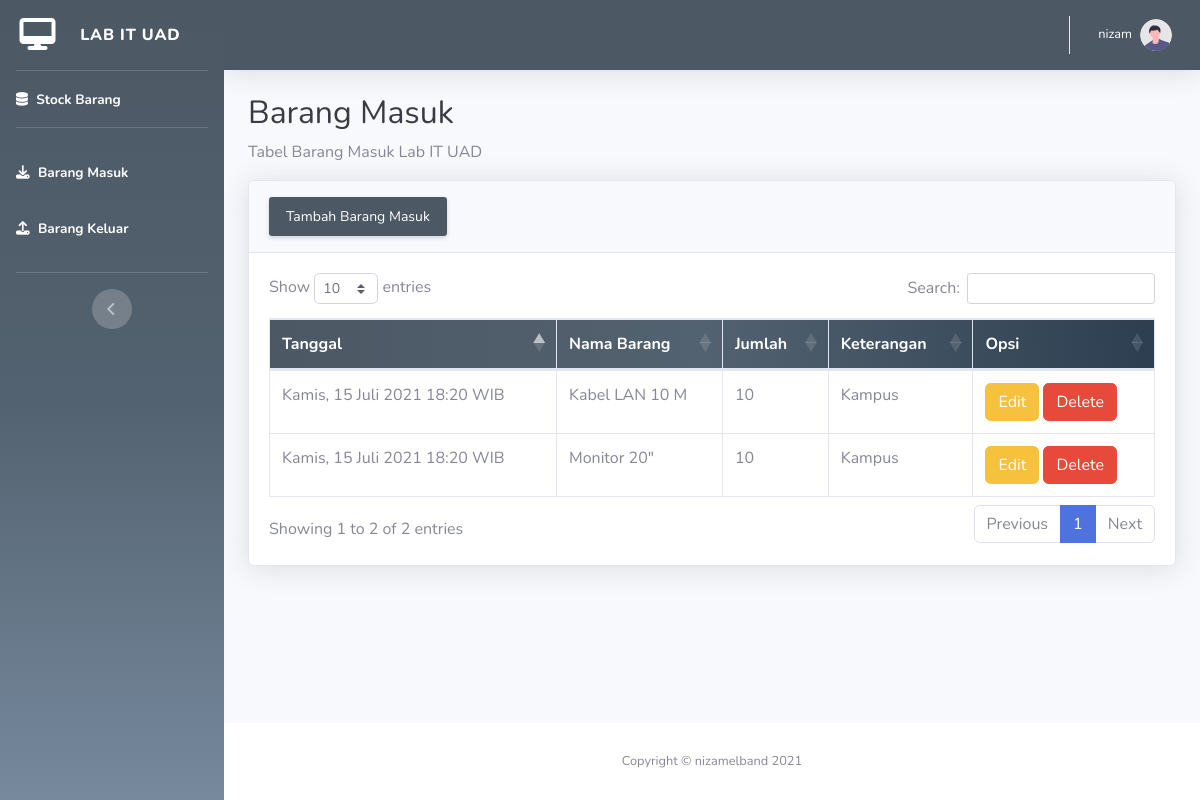
The page /masuk.php (signed in) on the database its author committed.
### tables this page shows
CREATE TABLE `masuk` (
  `idmasuk` int(11) NOT NULL,
  `idbarang` int(11) NOT NULL,
  `tanggal` timestamp NOT NULL DEFAULT current_timestamp(),
  `pemasok` varchar(25) NOT NULL,
  `qty` int(11) NOT NULL
);

CREATE TABLE `stock` (
  `idbarang` int(11) NOT NULL,
  `namabarang` varchar(25) NOT NULL,
  `deskripsi` varchar(50) NOT NULL,
  `stock` int(11) NOT NULL
);

### function.php (called while the page is built, shortened)
<?php
    function tanggal_indo($tanggal, $cetak_hari = false){
        $hari = array ( 1 =>    'Senin','Selasa','Rabu','Kamis','Jumat','Sabtu','Minggu');
        $bulan = array (1 =>   'Januari','Februari','Maret','April','Mei','Juni','Juli','Agustus','September','Oktober','November','Desember');
        $jam= ' ' . date("H:i") . ' WIB';
        $split    = explode('-', $tanggal);
        $tgl_indo = $split[2] . ' ' . $bulan[ (int)$split[1] ] . ' ' . $split[0];
        if ($cetak_hari) {
            $num = date('N', strtotime($tanggal));
            return $hari[$num] . ', ' . $tgl_indo . $jam;
        }
        return $tgl_indo;
    }
 ?>

### masuk.php (the view, shortened to what this page needs)
<?php
require 'function.php';
 ?>
<!DOCTYPE html>
<html lang="en">
<head>
    <link rel="stylesheet" type="text/css" href="style.css">
    <link href="vendor/fontawesome-free/css/all.min.css" rel="stylesheet" type="text/css">
    <link href="vendor/datatables/dataTables.bootstrap4.min.css" rel="stylesheet">
</head>
<body id="page-top">
    <div id="wrapper">
        <ul class="navbar-nav bg-gradient-custom sidebar sidebar-dark accordion" id="accordionSidebar">
            <a class="sidebar-brand d-flex align-items-center justify-content-center" href="index.php">
                <div class="sidebar-brand-icon ">
                    <i class="fas fa-desktop"></i>
                </div>
                <div class="sidebar-brand-text mx-4">Lab IT UAD</div>
            </a>
            <hr class="sidebar-divider my-0">
            <li class="nav-item active">
                <a class="nav-link" href="index.php">
                    <i class="fas fa-database"></i>
                    <span>Stock Barang</span></a>
            </li>
            <hr class="sidebar-divider">
            <li class="nav-item active">
                <a class="nav-link" href="masuk.php">
                    <i class="fas fa-download"></i>
                    <span>Barang Masuk</span></a>
            </li>
            <li class="nav-item active">
                <a class="nav-link mb-3" href="keluar.php">
                    <i class="fas fa-upload"></i>
                    <span>Barang Keluar</span></a>
            </li>
            <hr class="sidebar-divider d-none d-md-block">
            <div class="text-center d-none d-md-inline">
                <button class="rounded-circle border-0" id="sidebarToggle"></button>
            </div>
        </ul>
        <div id="content-wrapper" class="d-flex flex-column">
            <div id="content">
                <nav class="navbar navbar-expand navbar-light bg-custom2 topbar mb-4 static-top shadow">
                    <ul class="navbar-nav ml-auto ">
                        <li class="nav-item dropdown no-arrow">
                           <a class="nav-link dropdown-toggle" href="#" id="userDropdown" role="button"
                                data-toggle="dropdown" aria-haspopup="true" aria-expanded="false">
                            <?php
                                $ambilusername = mysqli_query($conn,"select * from login");
                                        $data=mysqli_fetch_array($ambilusername);
                                        $username=$data['username'];
                                ?>
                                <span class="mr-2 d-none d-lg-inline text-white small"><?=$username?></span>
                                <img class="img-profile rounded-circle"
                                    src="img/undraw_profile.svg">
                            </a>
                        </li>
                    </ul>
                </nav>
                <div class="container-fluid">
                    <h1 class="h2 mb-2 text-gray-900">Barang Masuk</h1>
                    <p class="mb-3">Tabel Barang Masuk Lab IT UAD</p>
                    <div class="card shadow mb-4">
                        <div class="card-header py-3">
                             <button type="button"  class=" d-none py-2 px-3 d-sm-inline-block btn btn-sm bg-custom2 shadow-sm" data-toggle="modal" data-target="#myModal">Tambah Barang Masuk</button>
                        </div>
                        <div class="card-body">
                            <div class="table-responsive">
                                <table class="table table-bordered" id="dataTable" width="100%" cellspacing="0">
                                    <thead>
                                        <tr class="bg-gradient-custom2">
                                            <th>Tanggal</th>
                                            <th>Nama Barang</th>
                                            <th>Jumlah</th>
                                            <th>Keterangan</th>
                                            <th>Opsi</th>
                                        </tr>
                                    </thead>
                                    <tbody><?php
                                        $ambilsemuadatastock = mysqli_query($conn,"select * from masuk m, stock s where s.idbarang = m.idbarang");
                                        while ($data=mysqli_fetch_array($ambilsemuadatastock)) {
                                            $tanggal    = date('Y-m-d', strtotime($data['tanggal']));
                                            $tgl        = tanggal_indo($tanggal, true);
                                            $idb        = $data['idbarang'];
                                            $namabarang = $data['namabarang'];
                                            $qty        = $data['qty'];
                                            $pemasok = $data['pemasok'];
                                        ?>
                                        <tr>
                                            <td><?=$tgl;?></td>
                                            <td><?=$namabarang;?></td>
                                            <td><?=$qty;?></td>
                                            <td><?=$pemasok;?></td>
                                            <td>
                                                <button type="button" class="btn btn-warning" data-toggle="modal" data-target="#edit<?=$idb;?>">Edit</button>
                                                <button type="button" class="btn btn-danger" data-toggle="modal" data-target="#delete<?=$idb;?>">Delete</button>
                                            </td>
                                        </tr>
                                        <?php
                                    };
                                        ?>
                                    </tbody>
                                </table>
                            </div>
                        </div>
                    </div>
                </div>
            </div>
            <footer class="sticky-footer bg-white">
                <div class="container my-auto">
                    <div class="copyright text-center my-auto">
                        <span>Copyright &copy; nizamelband 2021</span>
                    </div>
                </div>
            </footer>
        </div>
    </div>
</body>
</html>

### rows shown on the page
masuk: tanggal "Kamis, 15 Juli 2021 18:20 WIB", idbarang.namabarang "Kabel LAN 10 M", qty "10", pemasok "Kampus"
masuk: tanggal "Kamis, 15 Juli 2021 18:20 WIB", idbarang.namabarang "Monitor 20\"", qty "10", pemasok "Kampus"

### other values the page prints
$username "nizam"
